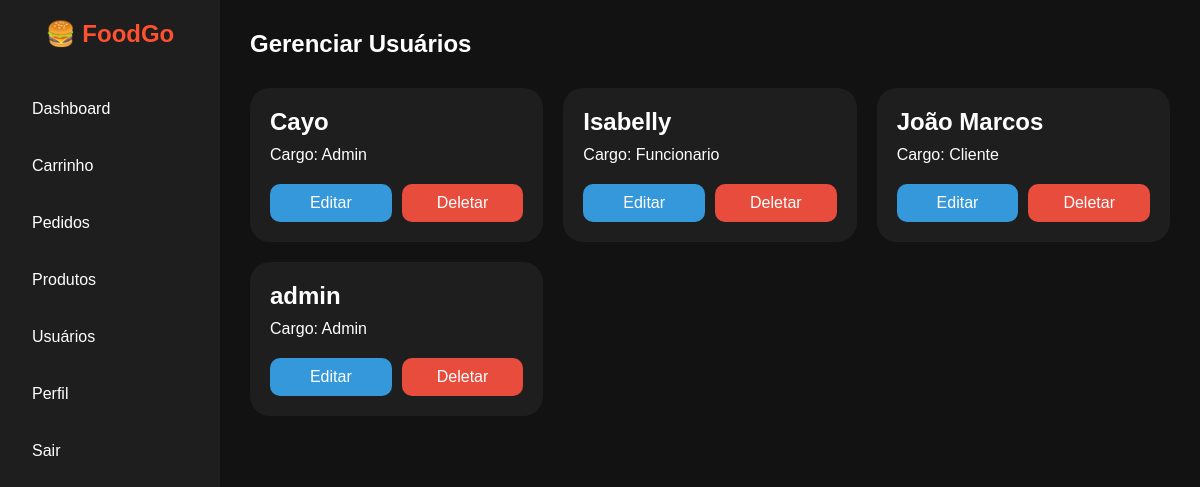
The app's page /usuarios (signed in) with its own data.
### app.py (models this page shows)
class User(UserMixin, db.Model):
    id = db.Column(
        db.Integer,
        primary_key=True
    )
    username = db.Column(
        db.String(50),
        unique=True,
        nullable=False
    )
    password = db.Column(
        db.String(100),
        nullable=False
    )
    role = db.Column(
        db.String(20),
        default='Cliente'
    )

### app.py (the view)
@app.route('/usuarios')
@login_required
@role_required(
    ['Admin']
)
def usuarios():
    lista_usuarios = User.query.all()
    return render_template(
        'usuarios.html',
        usuarios=lista_usuarios
    )

### app.py (called while the page is built)
@login_manager.user_loader
def load_user(user_id):
    return User.query.get(
        int(user_id)
    )

def role_required(roles):
    def decorator(f):
        @wraps(f)
        def decorated_function(
            *args,
            **kwargs
        ):
            if current_user.role not in roles:
                abort(403)
            return f(
                *args,
                **kwargs
            )
        return decorated_function
    return decorator

### templates/usuarios.html (shortened to what this page needs)
{% extends 'base.html' %}
{% block conteudo %}
<h1 style="
margin-bottom:30px;">
    Gerenciar Usuários
</h1>
<div class="cards">
{% for user in usuarios %}
    <div class="card">
        <h2>
            {{ user.username }}
        </h2>
        <p style="
        margin-top:10px;">
            Cargo:
            {{ user.role }}
        </p>
        <div style="
        display:flex;
        gap:10px;
        margin-top:20px;">
            <a
            href="{{ url_for('editar_usuario', id=user.id) }}"
            style="
            flex:1;
            text-align:center;
            background:#3498db;
            padding:10px;
            border-radius:10px;
            color:white;
            text-decoration:none;">
                Editar
            </a>
            <a
            href="{{ url_for('deletar_usuario', id=user.id) }}"
            style="
            flex:1;
            text-align:center;
            background:#e74c3c;
            padding:10px;
            border-radius:10px;
            color:white;
            text-decoration:none;">
                Deletar
            </a>
        </div>
    </div>
{% endfor %}
</div>
{% endblock %}

### templates/base.html (style rules this page uses)
* { margin:0; padding:0; box-sizing:border-box; font-family:Arial,sans-serif; }
body { background:#121212; color:white; }
.cards { display:grid; grid-template-columns: repeat(auto-fit,minmax(250px,1fr)); gap:20px; }
.card { background:#1e1e1e; padding:20px; border-radius:20px; }

### records on screen
User: username "Cayo", role "Admin"
User: username "Isabelly", role "Funcionario"
User: username "João Marcos", role "Cliente"
User: username "admin", role "Admin"
